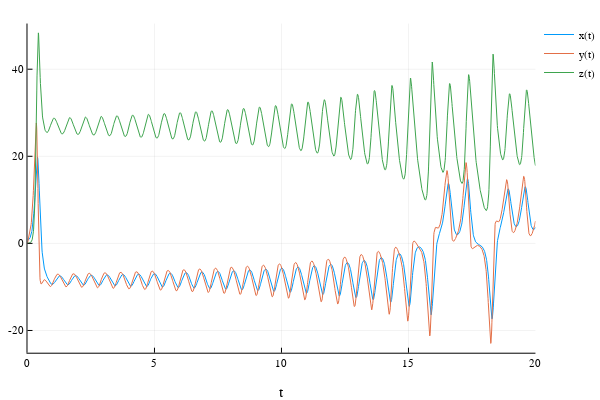

The code cell stored with this chart in its notebook:
### Markdown cell above
`DifferentialEquations.jl` exploits a unique feature of `Plots.jl`, namely **plot recipes**. 
This is a way in which a package can define *how to plot* its own objects, using facilities provided by `Plots.jl`. In this way, a package can jack into the `Plots.jl` machinery, without the need to redefine all kinds of plotting from scratch.

### Code cell
plot(soln, lw=1)

### Figure 1 — Plotly figure (JSON) as saved in the notebook; plotly's stock layout.template omitted (floating-point values rounded to 4 significant figures; data arrays with more than 128 entries replaced by an {"elided": "..."} marker saying what was removed)
{"data": [{"colorbar": {"title": ""}, "hoverinfo": "text", "legendgroup": "x(t)", "line": {"color": "rgba(0, 154, 250, 1.000)", "dash": "solid", "shape": "linear", "width": 1}, "mode": "lines", "name": "x(t)", "showlegend": true, "text": {"elided": "2240 null values"}, "type": "scatter", "x": {"elided": "2240 float values"}, "xaxis": "x1", "y": {"elided": "2240 float values"}, "yaxis": "y1", "zmax": 0.1, "zmin": -0.1}, {"colorbar": {"title": ""}, "hoverinfo": "text", "legendgroup": "y(t)", "line": {"color": "rgba(227, 111, 71, 1.000)", "dash": "solid", "shape": "linear", "width": 1}, "mode": "lines", "name": "y(t)", "showlegend": true, "text": {"elided": "2240 null values"}, "type": "scatter", "x": {"elided": "2240 float values"}, "xaxis": "x1", "y": {"elided": "2240 float values"}, "yaxis": "y1", "zmax": 0.1, "zmin": -0.1}, {"colorbar": {"title": ""}, "hoverinfo": "text", "legendgroup": "z(t)", "line": {"color": "rgba(62, 164, 78, 1.000)", "dash": "solid", "shape": "linear", "width": 1}, "mode": "lines", "name": "z(t)", "showlegend": true, "text": {"elided": "2240 null values"}, "type": "scatter", "x": {"elided": "2240 float values"}, "xaxis": "x1", "y": {"elided": "2240 float values"}, "yaxis": "y1", "zmax": 0.1, "zmin": -0.1}], "layout": {"annotations": [], "height": 400, "legend": {"bgcolor": "rgba(255, 255, 255, 1.000)", "bordercolor": "rgba(0, 0, 0, 1.000)", "font": {"color": "rgba(0, 0, 0, 1.000)", "family": "sans-serif", "size": 11}, "tracegroupgap": 0, "x": 1, "y": 1}, "margin": {"b": 20, "l": 0, "r": 0, "t": 20}, "paper_bgcolor": "rgba(255, 255, 255, 1.000)", "plot_bgcolor": "rgba(255, 255, 255, 1.000)", "showlegend": true, "width": 600, "xaxis": {"anchor": "y1", "domain": [0.05101, 0.9934], "gridcolor": "rgba(0, 0, 0, 0.100)", "gridwidth": 0.5, "linecolor": "rgba(0, 0, 0, 1.000)", "mirror": false, "range": [0, 20], "showgrid": true, "showline": true, "showticklabels": true, "tickangle": 0, "tickcolor": "rgb(0, 0, 0)", "tickfont": {"color": "rgba(0, 0, 0, 1.000)", "family": "sans-serif", "size": 11}, "tickmode": "array", "ticks": "inside", "ticktext": ["0", "5", "10", "15", "20"], "tickvals": [0, 5, 10, 15, 20], "title": "t", "titlefont": {"color": "rgba(0, 0, 0, 1.000)", "family": "sans-serif", "size": 15}, "type": "-", "visible": true, "zeroline": false, "zerolinecolor": "rgba(0, 0, 0, 1.000)"}, "yaxis": {"anchor": "x1", "domain": [0.07581, 0.9902], "gridcolor": "rgba(0, 0, 0, 0.100)", "gridwidth": 0.5, "linecolor": "rgba(0, 0, 0, 1.000)", "mirror": false, "range": [-25.11, 50.49], "showgrid": true, "showline": true, "showticklabels": true, "tickangle": 0, "tickcolor": "rgb(0, 0, 0)", "tickfont": {"color": "rgba(0, 0, 0, 1.000)", "family": "sans-serif", "size": 11}, "tickmode": "array", "ticks": "inside", "ticktext": ["-20", "0", "20", "40"], "tickvals": [-20, 0, 20, 40], "title": "", "titlefont": {"color": "rgba(0, 0, 0, 1.000)", "family": "sans-serif", "size": 15}, "type": "-", "visible": true, "zeroline": false, "zerolinecolor": "rgba(0, 0, 0, 1.000)"}}}
